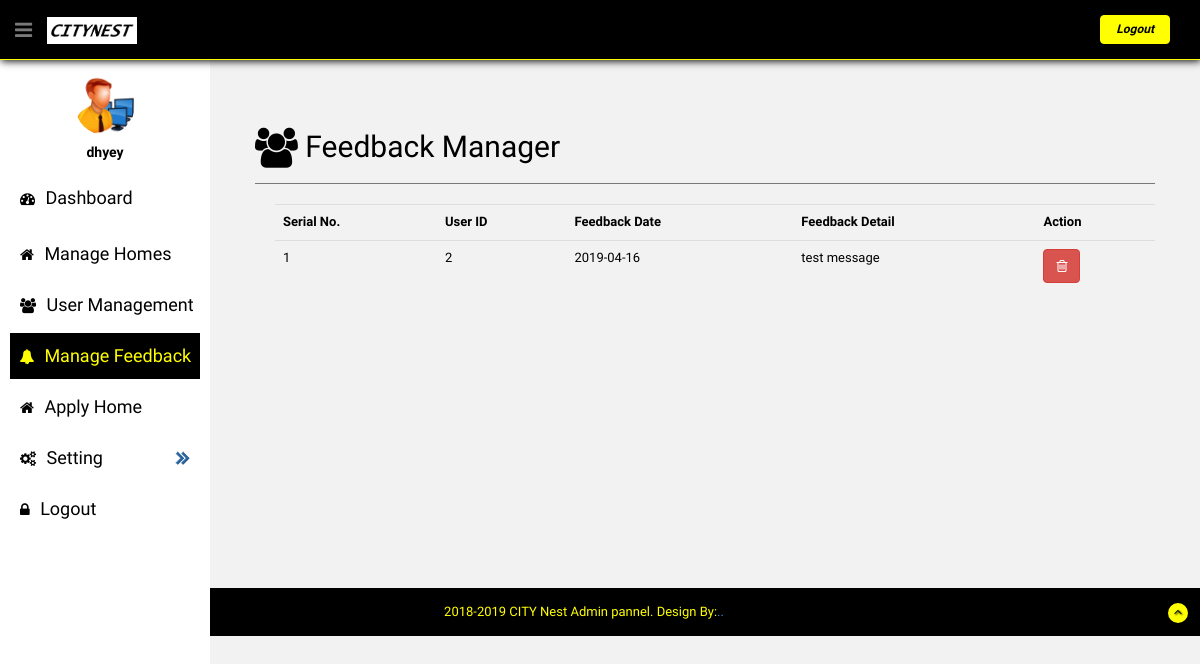
/admin/feedbackdetails.php (signed in), run on the app's committed database.
### tables this page shows
CREATE TABLE IF NOT EXISTS `admin_log` (
  `aid` int(10) NOT NULL AUTO_INCREMENT,
  `firstname` varchar(255) DEFAULT NULL,
  `password` varchar(255) DEFAULT NULL,
  `username` varchar(255) DEFAULT NULL,
  PRIMARY KEY (`aid`)
);

CREATE TABLE IF NOT EXISTS `feedback` (
  `fid` int(11) NOT NULL AUTO_INCREMENT,
  `uid` int(11) NOT NULL,
  `fdt` date NOT NULL,
  `fdetail` varchar(255) NOT NULL,
  PRIMARY KEY (`fid`)
);

### admin/feedbackdetails.php (the view, shortened to what this page needs)
<?php
require 'header.php';
$sql   = "SELECT * FROM feedback";
$res   = mysqli_query($conn,$sql);
$count = 0;
?>
      <aside>
          <div id="sidebar"  class="nav-collapse ">
              <ul class="sidebar-menu" id="nav-accordion">
                  <p class="centered"><a href="profile.html"><img src="assets/img/ui-sam.png" class="img-circle" width="60"></a></p>
                  <h5 class="centered"><?php echo $row['firstname']; ?></h5>
                  <li class="">
                      <a  href="index.php">
                          <i class="fa fa-dashboard"></i>
                          <span>Dashboard</span>
                      </a>
                  </li>
                  <li class="sub-menu">
                      <a href="homedetails.php">
                          <i class="fa fa-home"></i>
                          <span> Manage Homes</span>
                      </a>
                  </li>
                  <li class="sub-menu">
                      <a  href="userdetails.php">
                          <i class="fa fa-users"></i>
                          <span>User Management</span>
                      </a>
                  </li>
                  <li class="sub-menu">
                      <a class="active" href="feedbackdetails.php">
                          <i class="fa fa-bell"></i>
                          <span>Manage Feedback</span>
                      </a>
                  </li>
                  <li class="sub-menu">
                      <a href="manageapplyhome.php">
                          <i class="fa fa-home"></i>
                          <span>Apply Home</span>
                      </a>
                  </li>
                  <li class="sub-menu">
                      <a href="javascript:;" >
                          <i class="fa fa-cogs"></i>
                          <span>Setting</span>
                      </a>
                  </li>
                  <li class="sub-menu">
                      <a href="logout.php">
                          <i class="fa fa-lock"></i>
                          <span>Logout</span>
                      </a>
                  </li>
              </ul>
          </div>
      </aside>
      <section id="main-content">
          <section class="wrapper">
            <div class="row mt">
              <div class="border-head">
                <h2><i class="fa fa-users fa-lg"></i> Feedback Manager</h2>
              </div><hr>
              <div class="custom-bar-chart">
                <div class="table-responsive">
                  <table class="table table-hover" id="dev-table">
                  <tr >
                    <th>Serial No.</th>
                    <th>User ID</th>
                    <th>Feedback Date</th>
                    <th>Feedback Detail</th>
                    <th>Action</th>
                  </tr>
                  <?php while($row = mysqli_fetch_array($res,MYSQLI_BOTH)) { ?>
                  <tr>
                    <td><?php echo ++$count; ?></td>
                    <td><?php echo $row['uid']; ?></td>
                    <td><?php echo $row['fdt']; ?></td>
                    <td><?php echo $row['fdetail']; ?></td>
                    <td>
                    <a class="btn btn-danger btn-md " href="feedbackdetails.php?del=<?php echo $row['fid']; ?>"> <i class="fa fa-trash-o"></i></a>
                    </td>
                  </tr>
                <?php } ?>
                  </table>
                </div>
              </div>
            </div>
          </section>
      </section>
      <br>
 <?php
 require 'footer.php';
 ?>

### admin/assets/css/style.css (style rules this page uses)
body { color: #797979; background: #f2f2f2; font-family: 'Ruda', sans-serif; padding: 0px !important; margin: 0px !important; font-size:13px; }
ul li { list-style: none; }
a, a:hover, a:focus { text-decoration: none; outline: none; }
hr { margin-top: 20px; margin-bottom: 20px; border: 0; border-top: 1px solid #797979; }
.centered { text-align: center; }
.mt { margin-top: 30px; padding: 20px; margin-left: 10px; margin-right: 10px; color: black; }
#sidebar { width: 210px; height: 100%; position: fixed; background: white; }
#sidebar h5 { color: black; font-weight: 700; }
#sidebar ul li { position: relative; }
ul.sidebar-menu , ul.sidebar-menu li ul.sub { margin: -2px 0 0; padding: 0; }
ul.sidebar-menu { margin-top: 75px; }
ul.sidebar-menu li { margin-bottom: 5px; margin-left:10px; margin-right:10px; }
ul.sidebar-menu li.sub-menu { line-height: 15px; }
ul.sidebar-menu li a span { display: inline-block; }
ul.sidebar-menu li a { color: black; text-decoration: none; display: block; padding: 15px 0 15px 10px; font-size: 18px; outline: none; -webkit-transition: all 0.3s ease; -moz-transition: all 0.3s ease; -o-transition: all 0.3s ease; -ms-transition: all 0.3s ease; transition: all 0.3s ease; }
ul.sidebar-menu li a.active, ul.sidebar-menu li a:hover, ul.sidebar-menu li a:focus { background: black; color: yellow; display: block; -webkit-transition: all 0.3s ease; -moz-transition: all 0.3s ease; -o-transition: all 0.3s ease; -ms-transition: all 0.3s ease; transition: all 0.3s ease; }
ul.sidebar-menu li a i { font-size: 15px; padding-right: 6px; }
ul.sidebar-menu li a.active i { color: yellow; }
#main-content { margin-left: 210px; }
.wrapper { display: inline-block; margin-top: 60px; padding-left: 15px; padding-right: 15px; padding-bottom: 15px; padding-top: 0px; width: 100%; }
.custom-bar-chart { height: 290px; margin-top: 20px; margin-left: 20px; position: relative; border-bottom: 0px solid #c9cdd7; }

### admin/assets/css/style-responsive.css (style rules this page uses)
@media (min-width: 980px) { .custom-bar-chart { margin-bottom: 40px; } }

### data on the page
admin_log: firstname "dhyey"
feedback: uid "2", fdt "2019-04-16", fdetail "test message"
